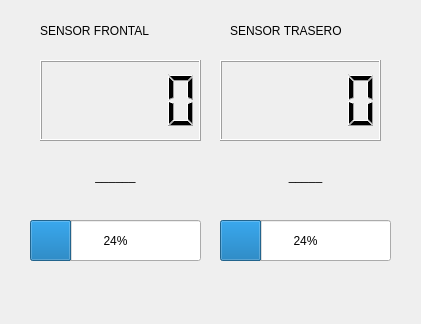
<?xml version="1.0" encoding="UTF-8"?>
<ui version="4.0">
 <class>RobotMonitor</class>
 <widget class="QWidget" name="RobotMonitor">
  <property name="geometry">
   <rect>
    <x>0</x>
    <y>0</y>
    <width>421</width>
    <height>324</height>
   </rect>
  </property>
  <property name="windowTitle">
   <string>DockWidget</string>
  </property>
  <widget class="QWidget" name="dockWidgetContents">
   <widget class="QLCDNumber" name="superficial_counter">
    <property name="geometry">
     <rect>
      <x>40</x>
      <y>60</y>
      <width>161</width>
      <height>81</height>
     </rect>
    </property>
   </widget>
   <widget class="QProgressBar" name="front_sensor_level">
    <property name="geometry">
     <rect>
      <x>30</x>
      <y>220</y>
      <width>171</width>
      <height>41</height>
     </rect>
    </property>
    <property name="value">
     <number>24</number>
    </property>
   </widget>
   <widget class="QLabel" name="label">
    <property name="geometry">
     <rect>
      <x>40</x>
      <y>20</y>
      <width>151</width>
      <height>21</height>
     </rect>
    </property>
    <property name="text">
     <string>SENSOR FRONTAL</string>
    </property>
   </widget>
   <widget class="QLabel" name="label_2">
    <property name="geometry">
     <rect>
      <x>230</x>
      <y>20</y>
      <width>151</width>
      <height>21</height>
     </rect>
    </property>
    <property name="text">
     <string>SENSOR TRASERO</string>
    </property>
   </widget>
   <widget class="QLCDNumber" name="burried_counter">
    <property name="geometry">
     <rect>
      <x>220</x>
      <y>60</y>
      <width>161</width>
      <height>81</height>
     </rect>
    </property>
   </widget>
   <widget class="QProgressBar" name="rear_sensor_level">
    <property name="geometry">
     <rect>
      <x>220</x>
      <y>220</y>
      <width>171</width>
      <height>41</height>
     </rect>
    </property>
    <property name="value">
     <number>24</number>
    </property>
   </widget>
   <widget class="QLabel" name="sensor0_event">
    <property name="geometry">
     <rect>
      <x>40</x>
      <y>150</y>
      <width>151</width>
      <height>51</height>
     </rect>
    </property>
    <property name="text">
     <string>______</string>
    </property>
    <property name="alignment">
     <set>Qt::AlignCenter</set>
    </property>
   </widget>
   <widget class="QLabel" name="sensor1_event">
    <property name="geometry">
     <rect>
      <x>230</x>
      <y>150</y>
      <width>151</width>
      <height>51</height>
     </rect>
    </property>
    <property name="text">
     <string>_____</string>
    </property>
    <property name="alignment">
     <set>Qt::AlignCenter</set>
    </property>
   </widget>
  </widget>
 </widget>
 <resources/>
 <connections/>
</ui>
